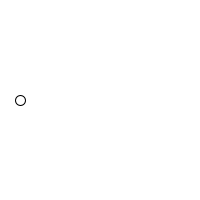
Frame 1 (no input)
Frame 60 (the mouse pressed at the canvas centre just before this capture): identical to frame 1, image omitted
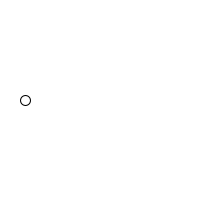
Frame 120 (the mouse held since frame 60 and released just before this capture)

The Processing sketch that drew these frames (run headless with seeded random() and noise(); from frame 60 on, the mouse is pressed at the canvas centre):

// Processing sketch: ejercicio_1_enteros
// ── ejercicio_1_enteros.pde
// este ejemplo hace que una elipse se mueva de a 5 pixels hacia la derecha cada vez que presiono el mouse

int numero; // declaro una variable del tipo entero, de nombre "numero"

void setup() {
  size(200, 200); 
  numero = 0; // la inicializo con el valor "0"
}


void draw() {
  background(255); // pinto el fondo de blanco
  ellipse(numero +    20, 100, 10,10); // dibujo una elipse en la posicion x: lo que haya en la variable "numero" + 20, y: 100
                                       // de 10 px de diametro
  
}

void mousePressed() { // cada vez que presiono el mouse

  numero = numero + 5; // le asigno a "numero" su propio valor + 5, es decir, hago que numero crezca de a 5
 println(numero); // imprimo el nuevo valor de numero a la consola
}
